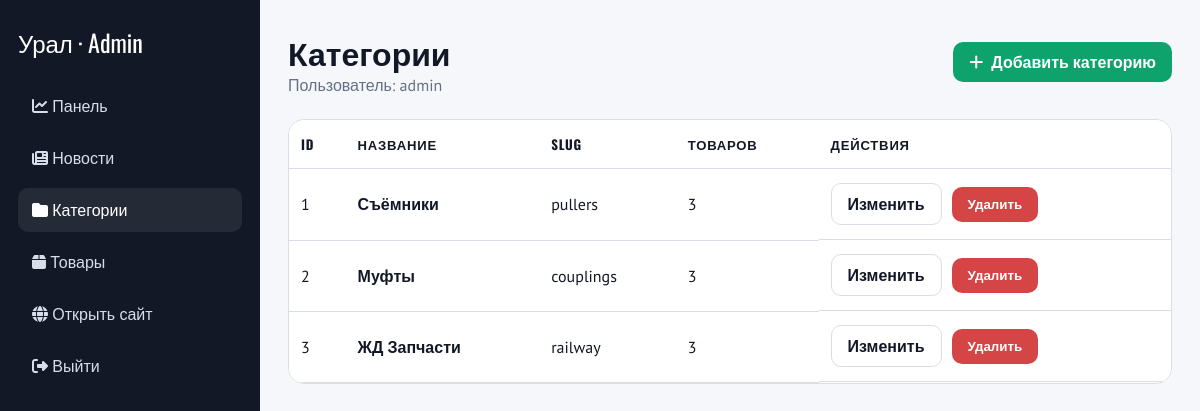
The page /admin/categories/ (signed in) on the database its author committed.
### tables this page shows
CREATE TABLE categories (
            id INTEGER PRIMARY KEY AUTOINCREMENT,
            name TEXT NOT NULL,
            slug TEXT NOT NULL UNIQUE,
            description TEXT,
            sort_order INTEGER NOT NULL DEFAULT 0,
            is_active INTEGER NOT NULL DEFAULT 1,
            created_at TEXT NOT NULL DEFAULT CURRENT_TIMESTAMP
        );

### app.py (the view)
@app.route('/admin/categories/')
@admin_required
def admin_categories_list():
    items = query_db(
        'SELECT c.*, COUNT(p.id) AS product_count FROM categories c LEFT JOIN products p ON p.category_id = c.id GROUP BY c.id ORDER BY c.sort_order, c.name'
    )
    return render_template('admin/categories_list.html', items=items)

### app.py (called while the page is built)
def get_db():
    if 'db' not in g:
        g.db = sqlite3.connect(DB_PATH)
        g.db.row_factory = sqlite3.Row
    return g.db

def query_db(query, args=(), one=False):
    cur = get_db().execute(query, args)
    rows = cur.fetchall()
    cur.close()
    return (rows[0] if rows else None) if one else rows

@app.context_processor
def inject_globals():
    categories = []
    recent_news = []
    try:
        categories = query_db('SELECT * FROM categories WHERE is_active = 1 ORDER BY sort_order, name')
        recent_news = query_db(
            'SELECT * FROM news WHERE is_published = 1 ORDER BY COALESCE(published_at, created_at) DESC LIMIT 3'
        )
    except sqlite3.OperationalError:
        pass
    return {
        'nav_categories': categories,
        'footer_recent_news': recent_news,
        'is_admin_logged_in': bool(session.get('admin_id')),
    }

def admin_required(view):
    @wraps(view)
    def wrapped(*args, **kwargs):
        if not session.get('admin_id'):
            flash('Сначала войдите в админ-панель.', 'error')
            return redirect(url_for('admin_login'))
        return view(*args, **kwargs)
    return wrapped

### templates/admin/categories_list.html
{% extends "admin/base.html" %}
{% block page_title %}Категории{% endblock %}
{% block page_actions %}<a class="btn" href="{{ url_for('admin_category_create') }}"><i class="fa fa-plus"></i> Добавить категорию</a>{% endblock %}
{% block content %}
<div class="card" style="padding:0;overflow:hidden;">
<table>
  <thead><tr><th>ID</th><th>Название</th><th>Slug</th><th>Товаров</th><th>Действия</th></tr></thead>
  <tbody>
    {% for item in items %}
    <tr>
      <td>{{ item.id }}</td>
      <td><strong>{{ item.name }}</strong></td>
      <td>{{ item.slug }}</td>
      <td>{{ item.product_count }}</td>
      <td class="actions">
        <a class="btn-outline" href="{{ url_for('admin_category_edit', item_id=item.id) }}">Изменить</a>
        <form method="post" action="{{ url_for('admin_category_delete', item_id=item.id) }}" onsubmit="return confirm('Удалить категорию?');">
          <button class="btn-danger" type="submit">Удалить</button>
        </form>
      </td>
    </tr>
    {% endfor %}
  </tbody>
</table>
</div>
{% endblock %}

### templates/admin/base.html (style rules this page uses)
:root { --dark:#121826;--green:#0ea36c;--border:#d9dde6;--bg:#f5f7fb;--white:#fff;--gray:#657084; }
* { box-sizing:border-box }
body { margin:0;background:var(--bg);font-family:'PT Sans',sans-serif;color:var(--dark) }
a { text-decoration:none;color:inherit }
.btn,.btn-danger,.btn-outline { display:inline-flex;align-items:center;gap:8px;padding:10px 16px;border-radius:10px;border:0;cursor:pointer;font-weight:700 }
.btn { background:var(--green);color:#fff }
.btn-danger { background:#d64545;color:#fff }
.btn-outline { background:#fff;border:1px solid var(--border) }
.card { background:#fff;border:1px solid var(--border);border-radius:16px;padding:22px;margin-bottom:20px }
table { width:100%;border-collapse:collapse;background:#fff;border-radius:14px;overflow:hidden }
th,td { padding:14px 12px;border-bottom:1px solid var(--border);text-align:left }
th { font-family:'Oswald',sans-serif;font-size:.82rem;letter-spacing:.06em;text-transform:uppercase }
.actions { display:flex;gap:10px;align-items:center;flex-wrap:wrap }

### rows shown on the page
categories: id "1", name "Съёмники", slug "pullers", product_count "3"
categories: id "2", name "Муфты", slug "couplings", product_count "3"
categories: id "3", name "ЖД Запчасти", slug "railway", product_count "3"

### other values the page prints
{{ session.get('admin_username', 'admin') }} "admin"
